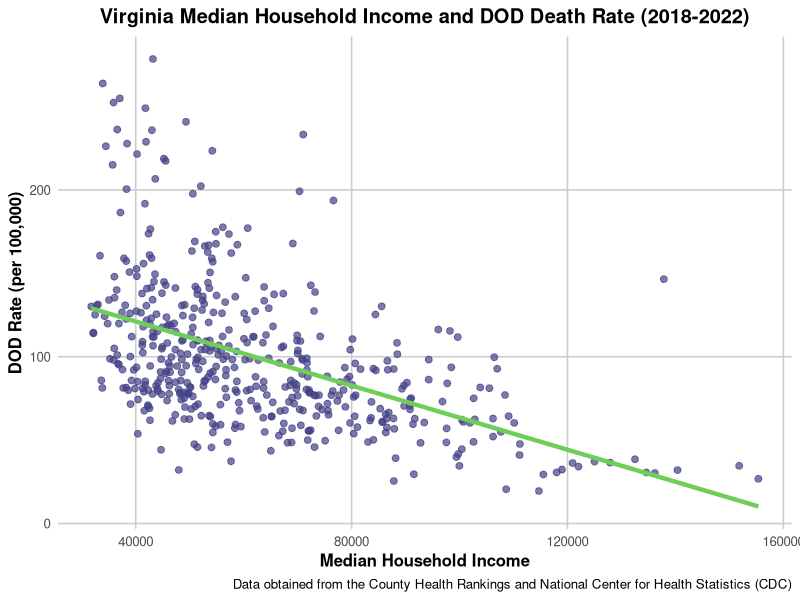

Reproduce this figure in R.
## ---- chunk 1
# Load necessary libraries
library(dplyr)
library(ggplot2)
library(viridis)
library(here)
## ---- chunk 2
virginia_2018_2022 = read.csv(here("Data/merged_data", "virginia_2018_2022.csv"), sep = ",", header = TRUE)
## ---- chunk 3
# Ensure the dataset is clean and filter the necessary columns
corr_data <- virginia_2018_2022 %>%
  mutate(
    Median_household_income = as.numeric(as.character(Median_household_income)),
  ) %>%
  select(Median_household_income, DOD_death_rate)
 
# Remove rows with NA values
corr_data <- na.omit(corr_data)
## ---- chunk 4
# Create a scatterplot with a regression line using viridis color palette
ggplot(corr_data, aes(x = Median_household_income, y = DOD_death_rate)) +
  geom_point(color = viridis(256)[50], size = 2, alpha = 0.7) +  # Use a consistent viridis color for points with transparency
  geom_smooth(method = "lm", color = viridis(256)[200], size = 1.5, se = FALSE) +  # Add a prominent regression line
  labs(title = "Virginia Median Household Income and DOD Death Rate (2018-2022)",
       caption = "Data obtained from the County Health Rankings and National Center for Health Statistics (CDC)",
       x = "Median Household Income",
       y = "DOD Rate (per 100,000)") +
  theme_minimal(base_size = 12) +
  theme(
    plot.title = element_text(hjust = 0.5, face = "bold"),
    axis.title = element_text(face = "bold"),
    panel.grid.major = element_line(color = "grey80"),
    panel.grid.minor = element_blank(),
    legend.position = "none"  # Remove the legend
  )
